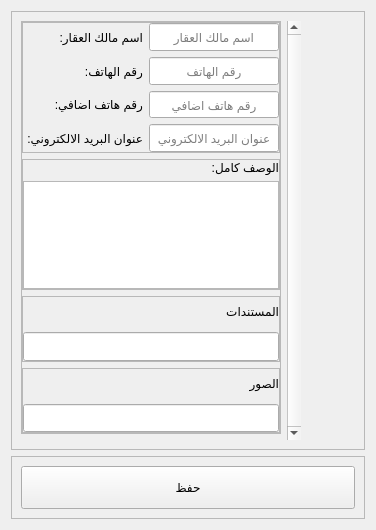
          <widget class="QWidget" name="tab_5">
           <attribute name="title">
            <string>تعديل</string>
           </attribute>
           <layout class="QGridLayout" name="gridLayout_48" rowstretch="7,1">
            <item row="0" column="0">
             <widget class="QFrame" name="frame_38">
              <property name="sizePolicy">
               <sizepolicy hsizetype="Expanding" vsizetype="Expanding">
                <horstretch>0</horstretch>
                <verstretch>0</verstretch>
               </sizepolicy>
              </property>
              <property name="frameShape">
               <enum>QFrame::StyledPanel</enum>
              </property>
              <property name="frameShadow">
               <enum>QFrame::Raised</enum>
              </property>
              <layout class="QGridLayout" name="gridLayout_34" rowstretch="0,0">
               <item row="0" column="0">
                <widget class="QFrame" name="frame_89">
                 <property name="frameShape">
                  <enum>QFrame::StyledPanel</enum>
                 </property>
                 <property name="frameShadow">
                  <enum>QFrame::Raised</enum>
                 </property>
                 <layout class="QGridLayout" name="gridLayout_44" rowstretch="2,2,1,1">
                  <property name="leftMargin">
                   <number>0</number>
                  </property>
                  <property name="topMargin">
                   <number>0</number>
                  </property>
                  <property name="rightMargin">
                   <number>0</number>
                  </property>
                  <property name="bottomMargin">
                   <number>0</number>
                  </property>
                  <item row="0" column="0">
                   <widget class="QFrame" name="frame_90">
                    <property name="sizePolicy">
                     <sizepolicy hsizetype="Expanding" vsizetype="Expanding">
                      <horstretch>0</horstretch>
                      <verstretch>0</verstretch>
                     </sizepolicy>
                    </property>
                    <property name="frameShape">
                     <enum>QFrame::StyledPanel</enum>
                    </property>
                    <property name="frameShadow">
                     <enum>QFrame::Raised</enum>
                    </property>
                    <layout class="QGridLayout" name="gridLayout_45">
                     <property name="leftMargin">
                      <number>0</number>
                     </property>
                     <property name="topMargin">
                      <number>0</number>
                     </property>
                     <property name="rightMargin">
                      <number>0</number>
                     </property>
                     <property name="bottomMargin">
                      <number>0</number>
                     </property>
                     <item row="0" column="1">
                      <widget class="QLineEdit" name="lineEdit_30">
                       <property name="sizePolicy">
                        <sizepolicy hsizetype="Expanding" vsizetype="Expanding">
                         <horstretch>0</horstretch>
                         <verstretch>0</verstretch>
                        </sizepolicy>
                       </property>
                       <property name="alignment">
                        <set>Qt::AlignCenter</set>
                       </property>
                       <property name="placeholderText">
                        <string>اسم مالك العقار</string>
                       </property>
                      </widget>
                     </item>
                     <item row="1" column="1">
                      <widget class="QLineEdit" name="lineEdit_31">
                       <property name="sizePolicy">
                        <sizepolicy hsizetype="Expanding" vsizetype="Expanding">
                         <horstretch>0</horstretch>
                         <verstretch>0</verstretch>
                        </sizepolicy>
                       </property>
                       <property name="alignment">
                        <set>Qt::AlignCenter</set>
                       </property>
                       <property name="placeholderText">
                        <string>رقم الهاتف</string>
                       </property>
                      </widget>
                     </item>
                     <item row="2" column="1">
                      <widget class="QLineEdit" name="lineEdit_32">
                       <property name="sizePolicy">
                        <sizepolicy hsizetype="Expanding" vsizetype="Expanding">
                         <horstretch>0</horstretch>
                         <verstretch>0</verstretch>
                        </sizepolicy>
                       </property>
                       <property name="alignment">
                        <set>Qt::AlignCenter</set>
                       </property>
                       <property name="placeholderText">
                        <string>رقم هاتف اضافي</string>
                       </property>
                      </widget>
                     </item>
                     <item row="3" column="1">
                      <widget class="QLineEdit" name="lineEdit_33">
                       <property name="sizePolicy">
                        <sizepolicy hsizetype="Expanding" vsizetype="Expanding">
                         <horstretch>0</horstretch>
                         <verstretch>0</verstretch>
                        </sizepolicy>
                       </property>
                       <property name="alignment">
                        <set>Qt::AlignCenter</set>
                       </property>
                       <property name="placeholderText">
                        <string>عنوان البريد الالكتروني</string>
                       </property>
                      </widget>
                     </item>
                     <item row="0" column="0">
                      <widget class="QLabel" name="label_13">
                       <property name="text">
                        <string>اسم مالك العقار:</string>
                       </property>
                      </widget>
                     </item>
                     <item row="1" column="0">
                      <widget class="QLabel" name="label_14">
                       <property name="text">
                        <string>رقم الهاتف:</string>
                       </property>
                      </widget>
                     </item>
                     <item row="2" column="0">
                      <widget class="QLabel" name="label_15">
                       <property name="text">
                        <string>رقم هاتف اضافي:</string>
                       </property>
                      </widget>
                     </item>
                     <item row="3" column="0">
                      <widget class="QLabel" name="label_17">
                       <property name="text">
                        <string>عنوان البريد الالكتروني: </string>
                       </property>
                      </widget>
                     </item>
                    </layout>
                   </widget>
                  </item>
                  <item row="1" column="0">
                   <widget class="QFrame" name="frame_91">
                    <property name="sizePolicy">
                     <sizepolicy hsizetype="Expanding" vsizetype="Expanding">
                      <horstretch>0</horstretch>
                      <verstretch>0</verstretch>
                     </sizepolicy>
                    </property>
                    <property name="frameShape">
                     <enum>QFrame::StyledPanel</enum>
                    </property>
                    <property name="frameShadow">
                     <enum>QFrame::Raised</enum>
                    </property>
                    <layout class="QGridLayout" name="gridLayout_180">
                     <property name="leftMargin">
                      <number>0</number>
                     </property>
                     <property name="topMargin">
                      <number>0</number>
                     </property>
                     <property name="rightMargin">
                      <number>0</number>
                     </property>
                     <property name="bottomMargin">
                      <number>0</number>
                     </property>
                     <property name="horizontalSpacing">
                      <number>0</number>
                     </property>
                     <item row="0" column="0">
                      <widget class="QLabel" name="label_23">
                       <property name="sizePolicy">
                        <sizepolicy hsizetype="Expanding" vsizetype="Expanding">
                         <horstretch>0</horstretch>
                         <verstretch>0</verstretch>
                        </sizepolicy>
                       </property>
                       <property name="text">
                        <string>الوصف كامل:</string>
                       </property>
                      </widget>
                     </item>
                     <item row="1" column="0">
                      <widget class="QTextEdit" name="textEdit_2">
                       <property name="sizePolicy">
                        <sizepolicy hsizetype="Expanding" vsizetype="Expanding">
                         <horstretch>0</horstretch>
                         <verstretch>0</verstretch>
                        </sizepolicy>
                       </property>
                       <property name="layoutDirection">
                        <enum>Qt::RightToLeft</enum>
                       </property>
                       <property name="html">
                        <string>&lt;!DOCTYPE HTML PUBLIC &quot;-//W3C//DTD HTML 4.0//EN&quot; &quot;http://www.w3.org/TR/REC-html40/strict.dtd&quot;&gt;
&lt;html&gt;&lt;head&gt;&lt;meta name=&quot;qrichtext&quot; content=&quot;1&quot; /&gt;&lt;style type=&quot;text/css&quot;&gt;
p, li { white-space: pre-wrap; }
&lt;/style&gt;&lt;/head&gt;&lt;body style=&quot; font-family:'MS Shell Dlg 2'; font-size:8.25pt; font-weight:400; font-style:normal;&quot;&gt;
&lt;p align=&quot;center&quot; style=&quot;-qt-paragraph-type:empty; margin-top:0px; margin-bottom:0px; margin-left:0px; margin-right:0px; -qt-block-indent:0; text-indent:0px;&quot;&gt;&lt;br /&gt;&lt;/p&gt;&lt;/body&gt;&lt;/html&gt;</string>
                       </property>
                       <property name="overwriteMode">
                        <bool>false</bool>
                       </property>
                       <property name="placeholderText">
                        <string/>
                       </property>
                      </widget>
                     </item>
                    </layout>
                   </widget>
                  </item>
                  <item row="2" column="0">
                   <widget class="QFrame" name="frame_92">
                    <property name="sizePolicy">
                     <sizepolicy hsizetype="Expanding" vsizetype="Expanding">
                      <horstretch>0</horstretch>
                      <verstretch>0</verstretch>
                     </sizepolicy>
                    </property>
                    <property name="frameShape">
                     <enum>QFrame::StyledPanel</enum>
                    </property>
                    <property name="frameShadow">
                     <enum>QFrame::Raised</enum>
                    </property>
                    <layout class="QGridLayout" name="gridLayout_46">
                     <property name="leftMargin">
                      <number>0</number>
                     </property>
                     <property name="topMargin">
                      <number>0</number>
                     </property>
                     <property name="rightMargin">
                      <number>0</number>
                     </property>
                     <property name="bottomMargin">
                      <number>0</number>
                     </property>
                     <item row="0" column="0">
                      <widget class="QLabel" name="label_24">
                       <property name="sizePolicy">
                        <sizepolicy hsizetype="Expanding" vsizetype="Expanding">
                         <horstretch>0</horstretch>
                         <verstretch>0</verstretch>
                        </sizepolicy>
                       </property>
                       <property name="text">
                        <string>المستندات</string>
                       </property>
                      </widget>
                     </item>
                     <item row="1" column="0">
                      <widget class="QLineEdit" name="lineEdit_264">
                       <property name="sizePolicy">
                        <sizepolicy hsizetype="Expanding" vsizetype="Expanding">
                         <horstretch>0</horstretch>
                         <verstretch>0</verstretch>
                        </sizepolicy>
                       </property>
                      </widget>
                     </item>
                    </layout>
                   </widget>
                  </item>
                  <item row="3" column="0">
                   <widget class="QFrame" name="frame_93">
                    <property name="sizePolicy">
                     <sizepolicy hsizetype="Expanding" vsizetype="Expanding">
                      <horstretch>0</horstretch>
                      <verstretch>0</verstretch>
                     </sizepolicy>
                    </property>
                    <property name="frameShape">
                     <enum>QFrame::StyledPanel</enum>
                    </property>
                    <property name="frameShadow">
                     <enum>QFrame::Raised</enum>
                    </property>
                    <layout class="QGridLayout" name="gridLayout_47">
                     <property name="leftMargin">
                      <number>0</number>
                     </property>
                     <property name="topMargin">
                      <number>0</number>
                     </property>
                     <property name="rightMargin">
                      <number>0</number>
                     </property>
                     <property name="bottomMargin">
                      <number>0</number>
                     </property>
                     <item row="0" column="0">
                      <widget class="QLabel" name="label_25">
                       <property name="sizePolicy">
                        <sizepolicy hsizetype="Expanding" vsizetype="Expanding">
                         <horstretch>0</horstretch>
                         <verstretch>0</verstretch>
                        </sizepolicy>
                       </property>
                       <property name="text">
                        <string>الصور</string>
                       </property>
                      </widget>
                     </item>
                     <item row="1" column="0">
                      <widget class="QLineEdit" name="lineEdit_265">
                       <property name="sizePolicy">
                        <sizepolicy hsizetype="Expanding" vsizetype="Expanding">
                         <horstretch>0</horstretch>
                         <verstretch>0</verstretch>
                        </sizepolicy>
                       </property>
                      </widget>
                     </item>
                    </layout>
                   </widget>
                  </item>
                 </layout>
                </widget>
               </item>
               <item row="0" column="1" rowspan="2">
                <widget class="QScrollArea" name="scrollArea_2">
                 <property name="layoutDirection">
                  <enum>Qt::RightToLeft</enum>
                 </property>
                 <property name="frameShape">
                  <enum>QFrame::NoFrame</enum>
                 </property>
                 <property name="frameShadow">
                  <enum>QFrame::Sunken</enum>
                 </property>
                 <property name="verticalScrollBarPolicy">
                  <enum>Qt::ScrollBarAlwaysOn</enum>
                 </property>
                 <property name="horizontalScrollBarPolicy">
                  <enum>Qt::ScrollBarAsNeeded</enum>
                 </property>
                 <property name="sizeAdjustPolicy">
                  <enum>QAbstractScrollArea::AdjustToContents</enum>
                 </property>
                 <property name="widgetResizable">
                  <bool>true</bool>
                 </property>
                 <property name="alignment">
                  <set>Qt::AlignLeading|Qt::AlignLeft|Qt::AlignVCenter</set>
                 </property>
                 <widget class="QWidget" name="scrollAreaWidgetContents_2">
                  <property name="geometry">
                   <rect>
                    <x>0</x>
                    <y>0</y>
                    <width>503</width>
                    <height>396</height>
                   </rect>
                  </property>
                  <property name="sizePolicy">
                   <sizepolicy hsizetype="Expanding" vsizetype="Expanding">
                    <horstretch>0</horstretch>
                    <verstretch>0</verstretch>
                   </sizepolicy>
                  </property>
                  <property name="layoutDirection">
                   <enum>Qt::RightToLeft</enum>
                  </property>
                  <property name="styleSheet">
                   <string notr="true">background-color: rgb(255, 255, 255, 0);</string>
                  </property>
                  <layout class="QVBoxLayout" name="_2">
                   <property name="sizeConstraint">
                    <enum>QLayout::SetDefaultConstraint</enum>
                   </property>
                  </layout>
                 </widget>
                </widget>
               </item>
              </layout>
             </widget>
            </item>
            <item row="1" column="0">
             <widget class="QFrame" name="frame_94">
              <property name="frameShape">
               <enum>QFrame::StyledPanel</enum>
              </property>
              <property name="frameShadow">
               <enum>QFrame::Raised</enum>
              </property>
              <layout class="QGridLayout" name="gridLayout_49">
               <item row="0" column="0">
                <widget class="QPushButton" name="pushButton_7">
                 <property name="sizePolicy">
                  <sizepolicy hsizetype="Expanding" vsizetype="Expanding">
                   <horstretch>0</horstretch>
                   <verstretch>0</verstretch>
                  </sizepolicy>
                 </property>
                 <property name="text">
                  <string>حفظ</string>
                 </property>
                </widget>
               </item>
              </layout>
             </widget>
            </item>
           </layout>
          </widget>
